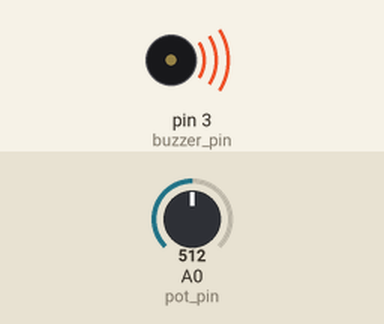
The sketch below on a simulated Arduino Uno, built with avr-gcc and run on an emulated ATmega328P. On the bench: buzzer (waves = sounding). The inputs (shaded band) are chosen by the test bench; at power-on: A0 (pot_pin) = 512.

Above: at 0.1 s.
Timing chart, 0 to 1.6 s (numbered marks = the images above):
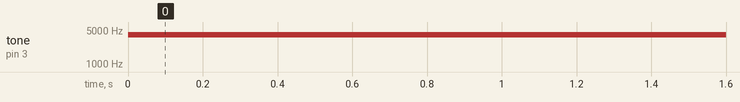

The sketch:

ex_01_led.ino
```cpp
//Объявление переменной led_pin и pot_pin, пин светодиода
//и потенциометра соответственно,
//запись значения номера для каждого пина
int buzzer_pin = 3;
int pot_pin = A0;
void setup()
{
  //Настройка пина динамика на режим выхода.
  pinMode ( buzzer_pin, OUTPUT );
  //Уже изначально все пины настроены на вход, поэтому на вход
  //пин потенциометра можно не настраивать.
}

void loop()
{
  //Объявление местных переменных rotation (поворот) и
  //frequency (частота).
  int rotation, frequency;
  //Считывание в rotation значения напряжения с потенциометра,
  //пропорционально углу поворота ручки, запись в rotation
  //значения от 0 до 1023
  rotation = analogRead ( pot_pin );
  //Расчет частоты звучания динамика функцией map.
  frequency = map ( rotation, 0, 1023, 3500, 4500 );
  //Выдача пином звука на частоте, равной значению,
  //находящемусяя в frequency 20 мс. При следующих loop tone будет вызван
  //снова, поэтому будет выдан непрерывный писк определенной частоты
  tone ( buzzer_pin, frequency, 20 );
}
```

Measured:
- by itself, tone on pin 3 (buzzer_pin): silent → 4000 Hz at 0.00 s
